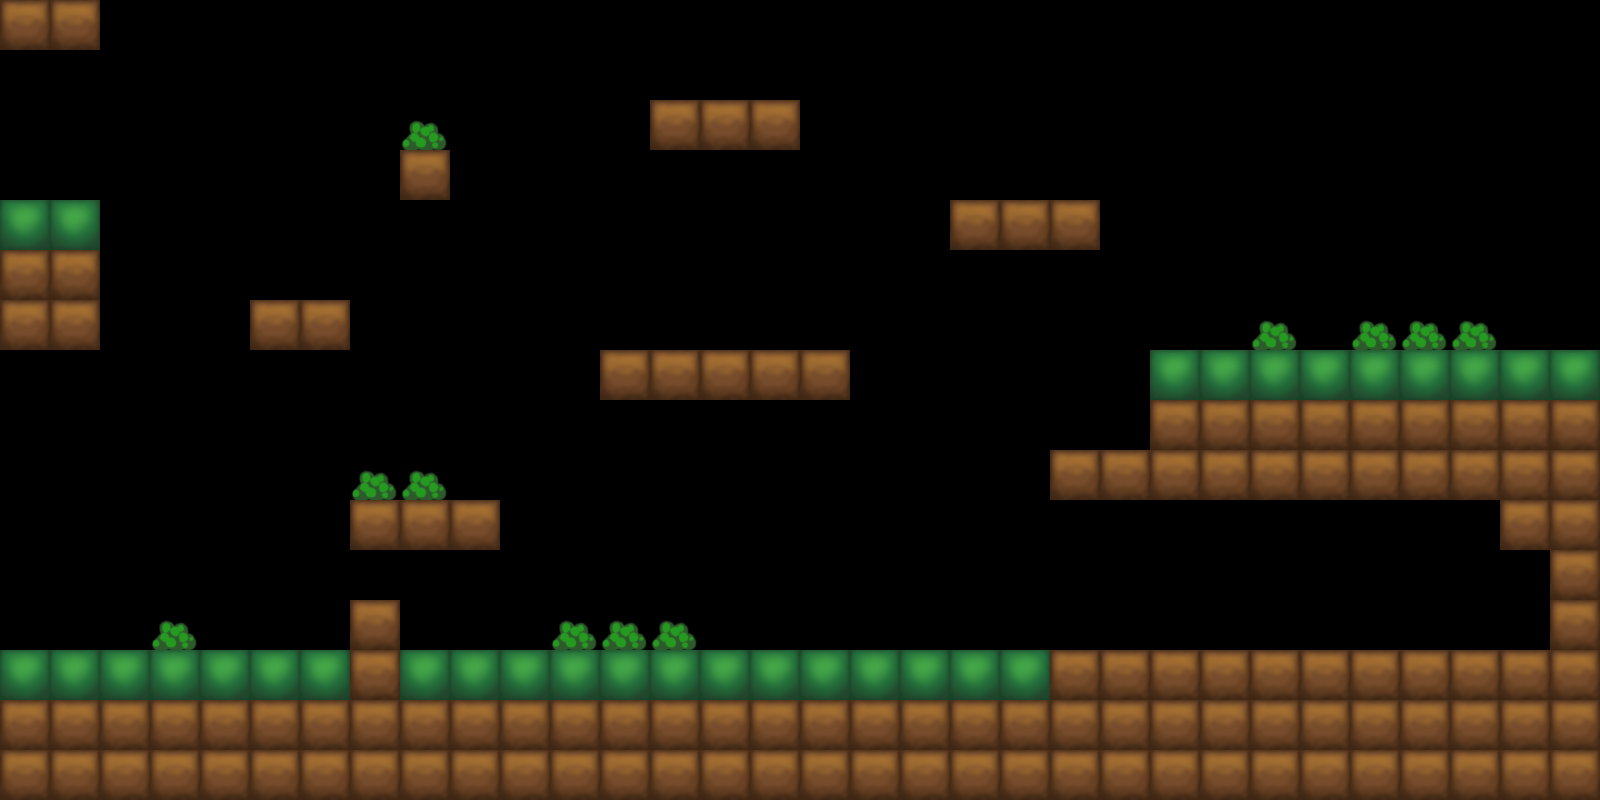

A level layout from a 2D game, rendered from its tile map. Below: a short description, then the map file with its tile-grid data intact:
An orthogonal 32x16 tile map with 50x50 px tiles, 1 tile layer (Tile Layer 1).

<map version="1.5" tiledversion="1.7.2" orientation="orthogonal" renderorder="right-down" width="32" height="16" tilewidth="50" tileheight="50" infinite="0" nextlayerid="2" nextobjectid="1">
 <tileset firstgid="1" source="blocos.tsx" />
 <layer id="1" name="Tile Layer 1" width="32" height="16">
  <data encoding="csv">
1,1,0,0,0,0,0,0,0,0,0,0,0,0,0,0,0,0,0,0,0,0,0,0,0,0,0,0,0,0,0,0,
0,0,0,0,0,0,0,0,0,0,0,0,0,0,0,0,0,0,0,0,0,0,0,0,0,0,0,0,0,0,0,0,
0,0,0,0,0,0,0,0,3,0,0,0,0,1,1,1,0,0,0,0,0,0,0,0,0,0,0,0,0,0,0,0,
0,0,0,0,0,0,0,0,1,0,0,0,0,0,0,0,0,0,0,0,0,0,0,0,0,0,0,0,0,0,0,0,
2,2,0,0,0,0,0,0,0,0,0,0,0,0,0,0,0,0,0,1,1,1,0,0,0,0,0,0,0,0,0,0,
1,1,0,0,0,0,0,0,0,0,0,0,0,0,0,0,0,0,0,0,0,0,0,0,0,0,0,0,0,0,0,0,
1,1,0,0,0,1,1,0,0,0,0,0,0,0,0,0,0,0,0,0,0,0,0,0,0,3,0,3,3,3,0,0,
0,0,0,0,0,0,0,0,0,0,0,0,1,1,1,1,1,0,0,0,0,0,0,2,2,2,2,2,2,2,2,2,
0,0,0,0,0,0,0,0,0,0,0,0,0,0,0,0,0,0,0,0,0,0,0,1,1,1,1,1,1,1,1,1,
0,0,0,0,0,0,0,3,3,0,0,0,0,0,0,0,0,0,0,0,0,1,1,1,1,1,1,1,1,1,1,1,
0,0,0,0,0,0,0,1,1,1,0,0,0,0,0,0,0,0,0,0,0,0,0,0,0,0,0,0,0,0,1,1,
0,0,0,0,0,0,0,0,0,0,0,0,0,0,0,0,0,0,0,0,0,0,0,0,0,0,0,0,0,0,0,1,
0,0,0,3,0,0,0,1,0,0,0,3,3,3,0,0,0,0,0,0,0,0,0,0,0,0,0,0,0,0,0,1,
2,2,2,2,2,2,2,1,2,2,2,2,2,2,2,2,2,2,2,2,2,1,1,1,1,1,1,1,1,1,1,1,
1,1,1,1,1,1,1,1,1,1,1,1,1,1,1,1,1,1,1,1,1,1,1,1,1,1,1,1,1,1,1,1,
1,1,1,1,1,1,1,1,1,1,1,1,1,1,1,1,1,1,1,1,1,1,1,1,1,1,1,1,1,1,1,1
</data>
 </layer>
</map>